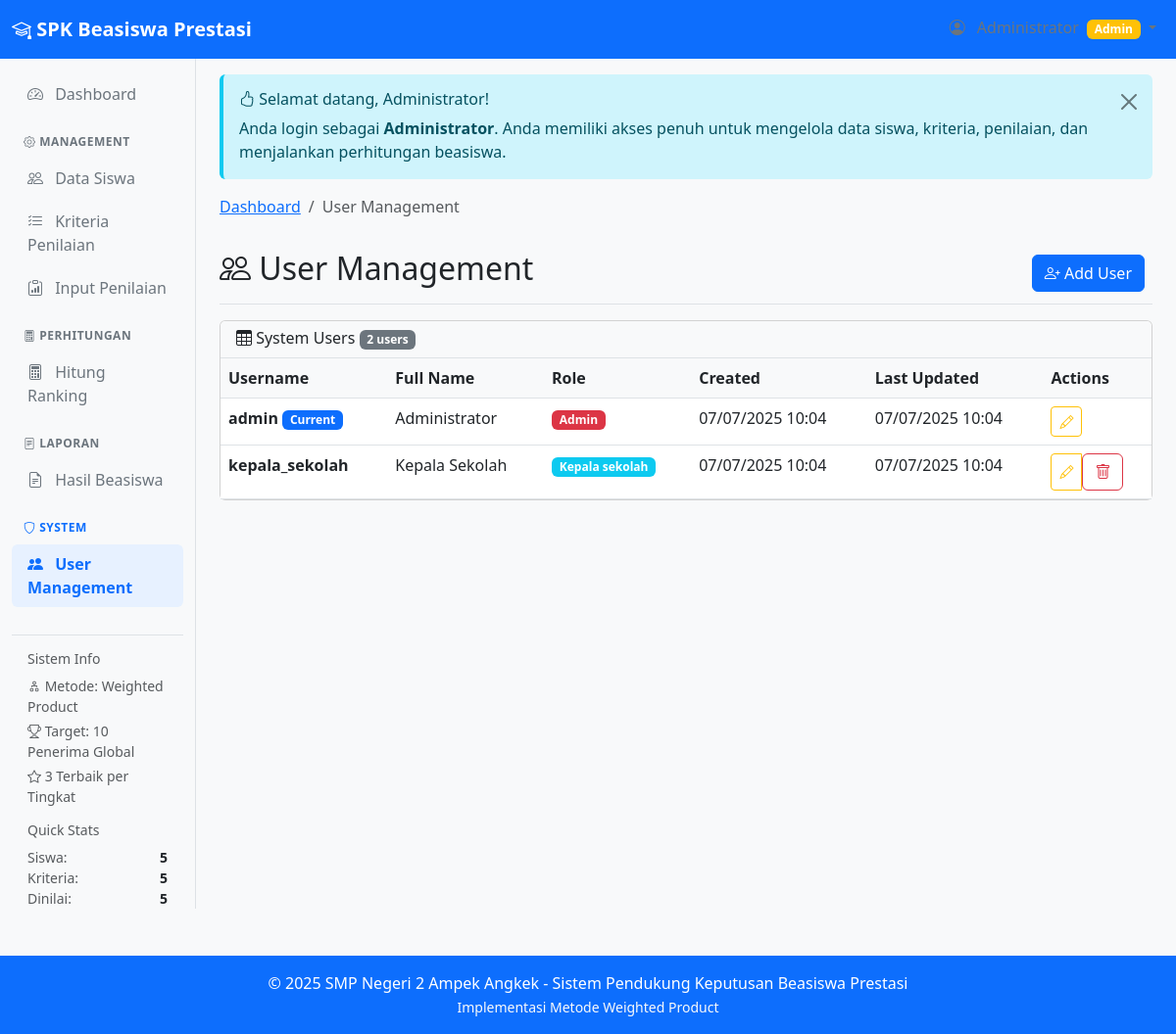
The app's page /modules/users/index.php (signed in) with its own data.
### tables this page shows
CREATE TABLE `users` (
  `id` int NOT NULL,
  `username` varchar(50) NOT NULL,
  `password` varchar(255) NOT NULL,
  `nama` varchar(100) NOT NULL,
  `role` enum('admin','kepala_sekolah') NOT NULL,
  `created_at` timestamp NULL DEFAULT CURRENT_TIMESTAMP,
  `updated_at` timestamp NULL DEFAULT CURRENT_TIMESTAMP ON UPDATE CURRENT_TIMESTAMP
);

### modules/users/index.php (the view, shortened to what this page needs)
<?php
require_once '../../includes/header.php';
$stmt = $pdo->query("SELECT * FROM users ORDER BY created_at DESC");
$users = $stmt->fetchAll();
$breadcrumb = generateBreadcrumb([
    ['text' => 'Dashboard', 'url' => '../dashboard/index.php'],
    ['text' => 'User Management', 'url' => '#']
]);
echo $breadcrumb;
?>
<div class="d-flex justify-content-between flex-wrap flex-md-nowrap align-items-center pt-3 pb-2 mb-3 border-bottom">
    <h1 class="h2">
        <i class="bi bi-people"></i>
        User Management
    </h1>
    <div class="btn-toolbar mb-2 mb-md-0">
        <div class="btn-group me-2">
            <button type="button" class="btn btn-primary" data-bs-toggle="modal" data-bs-target="#addUserModal">
                <i class="bi bi-person-plus"></i>
                Add User
            </button>
        </div>
    </div>
</div>
<div class="card">
    <div class="card-header">
        <h6 class="mb-0">
            <i class="bi bi-table"></i>
            System Users
            <span class="badge bg-secondary"><?php echo count($users); ?> users</span>
        </h6>
    </div>
    <div class="card-body p-0">
        <div class="table-responsive">
            <table class="table table-hover mb-0">
                <thead>
                    <tr>
                        <th>Username</th>
                        <th>Full Name</th>
                        <th>Role</th>
                        <th>Created</th>
                        <th>Last Updated</th>
                        <th>Actions</th>
                    </tr>
                </thead>
                <tbody>
                    <?php foreach ($users as $user): ?>
                    <tr>
                        <td>
                            <strong><?php echo htmlspecialchars($user['username']); ?></strong>
                            <?php if ($user['id'] === $_SESSION['user_id']): ?>
                            <span class="badge bg-primary badge-sm">Current</span>
                            <?php endif; ?>
                        </td>
                        <td><?php echo htmlspecialchars($user['nama']); ?></td>
                        <td>
                            <span class="badge <?php echo $user['role'] === 'admin' ? 'bg-danger' : 'bg-info'; ?>">
                                <?php echo ucfirst(str_replace('_', ' ', $user['role'])); ?>
                            </span>
                        </td>
                        <td><?php echo date('d/m/Y H:i', strtotime($user['created_at'])); ?></td>
                        <td><?php echo date('d/m/Y H:i', strtotime($user['updated_at'])); ?></td>
                        <td>
                            <div class="btn-group btn-group-sm">
                                <button type="button" class="btn btn-outline-warning" data-bs-toggle="modal"
                                    data-bs-target="#editUserModal" data-id="<?php echo $user['id']; ?>"
                                    data-username="<?php echo htmlspecialchars($user['username']); ?>"
                                    data-nama="<?php echo htmlspecialchars($user['nama']); ?>"
                                    data-role="<?php echo $user['role']; ?>">
                                    <i class="bi bi-pencil"></i>
                                </button>
                                <?php if ($user['id'] !== $_SESSION['user_id']): ?>
                                <form method="POST" style="display: inline;">
                                    <button type="submit" class="btn btn-outline-danger"
                                        onclick="return confirm('Are you sure you want to delete this user?')">
                                        <i class="bi bi-trash"></i>
                                    </button>
                                </form>
                                <?php endif; ?>
                            </div>
                        </td>
                    </tr>
                    <?php endforeach; ?>
                </tbody>
            </table>
        </div>
    </div>
</div>
<?php require_once '../../includes/footer.php'; ?>

### includes/header.php (style rules this page uses)
.card-header { background-color: #f8f9fa; border-bottom: 1px solid #dee2e6; }
.table th { background-color: #f8f9fa; border-color: #dee2e6; font-weight: 600; }
.badge { font-size: 0.75em; }

### records on screen
users: username "admin", shows "Current", nama "Administrator", role "Admin", created_at "07/07/2025 10:04", updated_at "07/07/2025 10:04"
users: username "kepala_sekolah", nama "Kepala Sekolah", role "Kepala sekolah", created_at "07/07/2025 10:04", updated_at "07/07/2025 10:04"

### other values on screen
$total_siswa "5"
$total_kriteria "5"
$siswa_dinilai "5"
$_SESSION['nama'] "Administrator"
$item['text'] "Dashboard"
$item['text'] "User Management"
count($users) "2"
